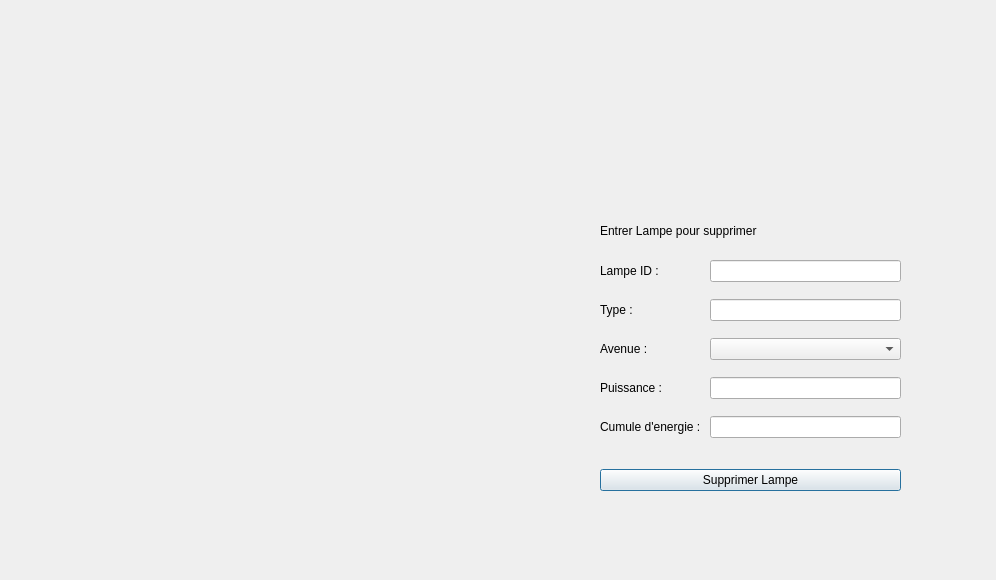
<?xml version="1.0" encoding="UTF-8"?>
<ui version="4.0">
 <class>supprimer_lampe</class>
 <widget class="QDialog" name="supprimer_lampe">
  <property name="geometry">
   <rect>
    <x>0</x>
    <y>0</y>
    <width>996</width>
    <height>580</height>
   </rect>
  </property>
  <property name="windowTitle">
   <string>Dialog</string>
  </property>
  <widget class="QWidget" name="horizontalLayoutWidget">
   <property name="geometry">
    <rect>
     <x>600</x>
     <y>460</y>
     <width>301</width>
     <height>41</height>
    </rect>
   </property>
   <layout class="QHBoxLayout" name="horizontalLayout">
    <item>
     <widget class="QPushButton" name="btn_del_lampe">
      <property name="text">
       <string>Supprimer Lampe</string>
      </property>
     </widget>
    </item>
   </layout>
  </widget>
  <widget class="QLabel" name="label_8">
   <property name="geometry">
    <rect>
     <x>600</x>
     <y>220</y>
     <width>301</width>
     <height>22</height>
    </rect>
   </property>
   <property name="text">
    <string>Entrer Lampe pour supprimer</string>
   </property>
  </widget>
  <widget class="QWidget" name="gridLayoutWidget">
   <property name="geometry">
    <rect>
     <x>600</x>
     <y>250</y>
     <width>301</width>
     <height>201</height>
    </rect>
   </property>
   <layout class="QGridLayout" name="gridLayout">
    <property name="verticalSpacing">
     <number>7</number>
    </property>
    <item row="1" column="0">
     <widget class="QLabel" name="label_2">
      <property name="text">
       <string>Type :</string>
      </property>
     </widget>
    </item>
    <item row="0" column="0">
     <widget class="QLabel" name="label">
      <property name="text">
       <string>Lampe ID : </string>
      </property>
     </widget>
    </item>
    <item row="3" column="1">
     <widget class="QLineEdit" name="lineEdit_4">
      <property name="readOnly">
       <bool>true</bool>
      </property>
     </widget>
    </item>
    <item row="3" column="0">
     <widget class="QLabel" name="label_4">
      <property name="text">
       <string>Puissance :</string>
      </property>
     </widget>
    </item>
    <item row="2" column="0">
     <widget class="QLabel" name="label_3">
      <property name="text">
       <string>Avenue :</string>
      </property>
     </widget>
    </item>
    <item row="4" column="0">
     <widget class="QLabel" name="label_5">
      <property name="text">
       <string>Cumule d'energie : </string>
      </property>
     </widget>
    </item>
    <item row="1" column="1">
     <widget class="QLineEdit" name="lineEdit_3">
      <property name="readOnly">
       <bool>true</bool>
      </property>
     </widget>
    </item>
    <item row="4" column="1">
     <widget class="QLineEdit" name="lineEdit_5">
      <property name="readOnly">
       <bool>true</bool>
      </property>
     </widget>
    </item>
    <item row="0" column="1">
     <widget class="QLineEdit" name="in_lampid"/>
    </item>
    <item row="2" column="1">
     <widget class="QComboBox" name="in_avenues"/>
    </item>
   </layout>
  </widget>
 </widget>
 <resources/>
 <connections/>
</ui>
